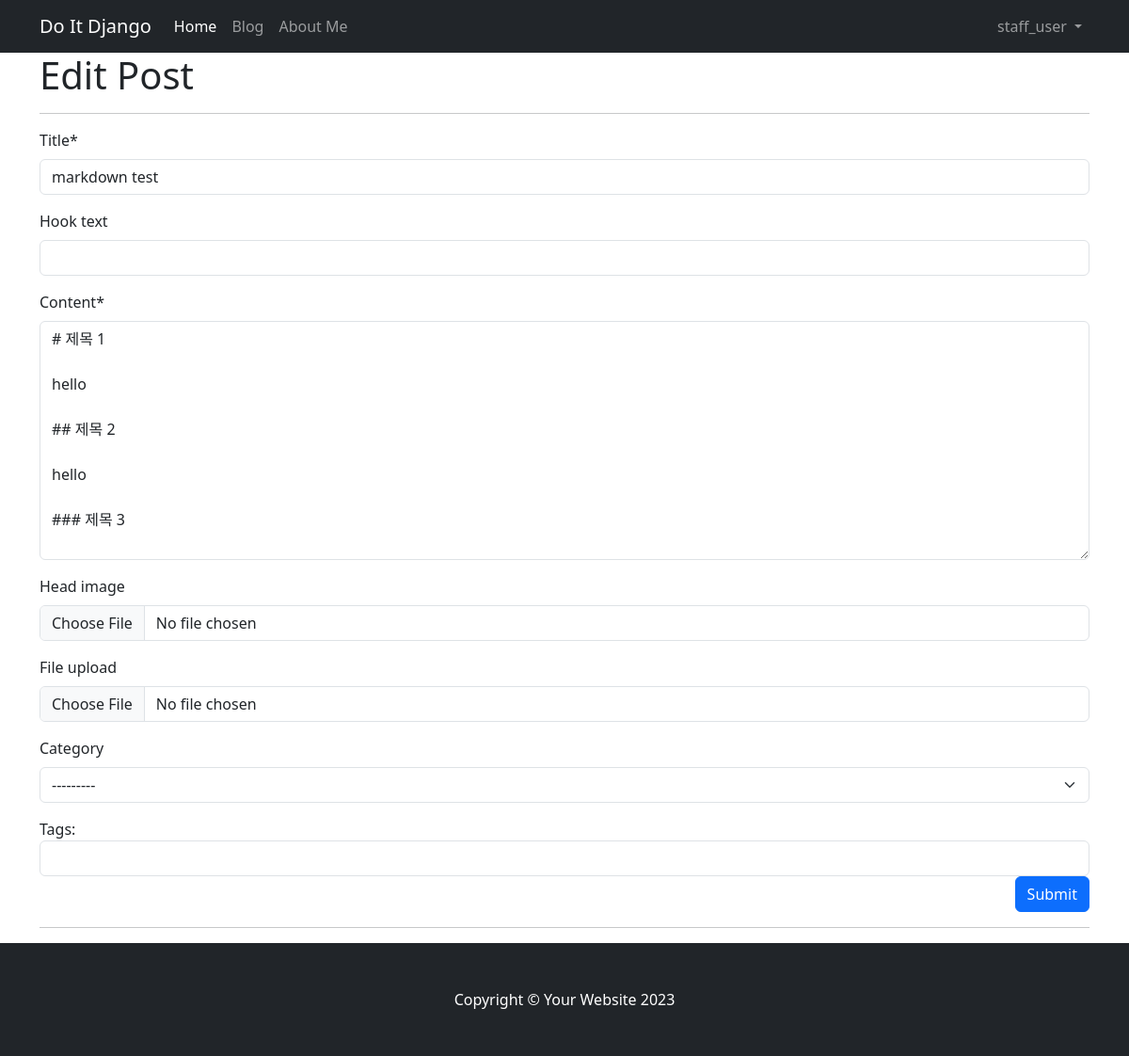
Page /blog/update_post/8 (signed in) on the committed database.
### blog/models.py (models this page shows, shortened)
class Post(models.Model):
    title = models.CharField(max_length=30)
    hook_text = models.CharField(max_length=100, blank=True)
    content = MarkdownxField()
    head_image = models.ImageField(upload_to='blog/images/%Y/%m/%d/', blank=True)
    file_upload = models.FileField(upload_to='blog/files/%Y/%m/%d/', blank=True)
    created_at = models.DateTimeField(auto_now_add=True)
    updated_at = models.DateTimeField(auto_now=True)
    author = models.ForeignKey(User, null=True, on_delete=models.SET_NULL)
    category = models.ForeignKey(Category, blank=True, null=True, on_delete=models.SET_NULL)
    tags = models.ManyToManyField(Tag, blank=True)

### blog/views.py (the view, shortened to what this page needs)
# urls.py: path("update_post/<int:pk>", views.PostUpdate.as_view()),            # 127.0.0.1/blog/update_post/1
class PostUpdate(LoginRequiredMixin, UserPassesTestMixin, UpdateView):
    model = Post
    fields = ['title', 'hook_text', 'content', 'head_image', 'file_upload', 'category']
    template_name = 'blog/post_update_form.html'
    def test_func(self):
        return self.request.user.is_superuser or self.request.user.is_staff
    def dispatch(self, request, *args, **kwargs):
        if request.user.is_authenticated and request.user == self.get_object().author:
            return super().dispatch(request, *args, **kwargs)
        else:
            raise PermissionDenied  # 작성자가 아니면 접근을 거부
    def get_context_data(self, **kwargs):
        context = super().get_context_data(**kwargs)
        if self.object.tags.exists():
            tags = list()
            for tag in self.object.tags.all():
                tags.append(tag.name)
            context['tags_str_default'] = '; '.join(tags)  # 태그를 세미콜론으로 구분하여 전달
        return context

### blog/models.py (called while the page is built)
    def __str__(self):
        return self.name

### blog/templates/blog/post_update_form.html (shortened to what this page needs)
{% extends 'blog/base_full_width.html' %}
{% load crispy_forms_tags %}
{% block main_area %}
    <h1>Edit Post</h1>
    <hr/>
    <form method="post" enctype="multipart/form-data">{% csrf_token %}
        <table>
            {{ form | crispy }}
            <div id="div_id_tags_str">
                <label for="id_tags_str">Tags:</label>
                <input type="text" name="tags_str" id="id_tags_str" value="{{ tags_str_default }}" class="textinput textInput form-control">
            </div>
        </table>
        <button type="submit" class="btn btn-primary ms-auto d-block">Submit</button>
    </form>
    <hr/>
{% endblock %}

### blog/templates/blog/navbar.html (shortened to what this page needs)
{% load socialaccount %}
<nav class="navbar navbar-expand-lg navbar-dark bg-dark">
    <div class="container">
        <a class="navbar-brand" href="/">Do It Django</a>
        <div class="collapse navbar-collapse" id="navbarSupportedContent">
            <ul class="navbar-nav mb-2 mb-lg-0">
                <li class="nav-item">
                    <a class="nav-link active" aria-current="page" href="#">Home</a>
                  </li>
                <li class="nav-item">
                <a class="nav-link" href="/blog/">Blog</a>
                </li>
                <li class="nav-item">
                <a class="nav-link" href="/about_me/">About Me</a>
                </li>
            </ul>
            <ul class="navbar-nav ms-auto mb-2 mb-lg-0">
                {% if user.is_authenticated %}
                <li class="nav-item dropdown">
                    <a class="nav-link dropdown-toggle" href="#" id="navbarDropdownMenuLink" role="button" data-bs-toggle="dropdown" aria-haspopup="true" aria-expanded="false">
                      {{ user.username }}
                    </a>
                </li>
                {% else %}
                <li class="nav-item">
                  <button class="btn btn-primary" data-bs-toggle="modal" data-bs-target="#exampleModal">Log In</button>
                </li>
                {% endif %}
            </ul>
        </div>
    </div>
</nav>

### rows in the picture
Post: title "markdown test", content "# 제목 1 hello ## 제목 2 hello ### 제목 3", category "---------"

### other values in the picture
{{ user.username }} "staff_user"
